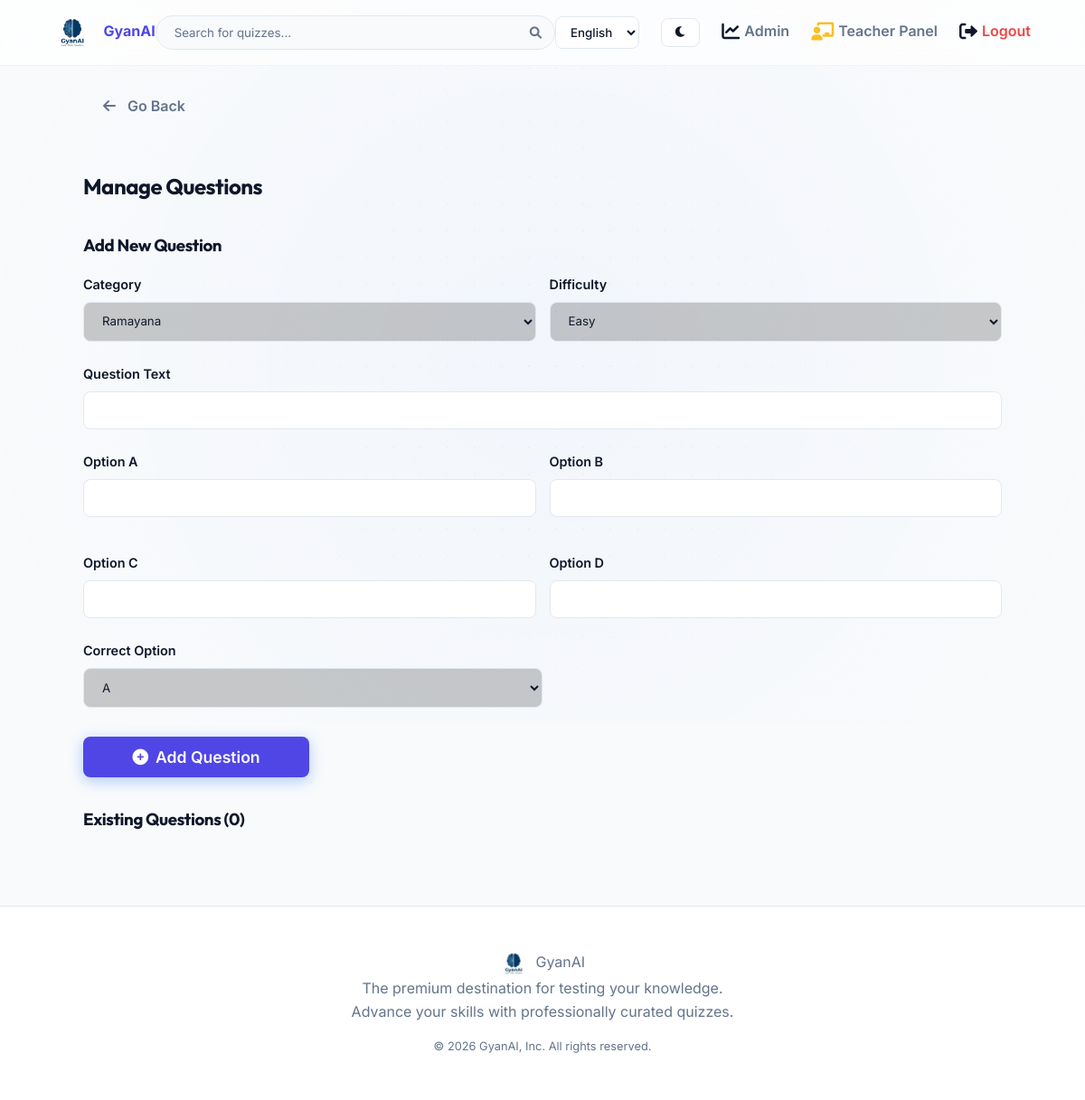
Page /admin/questions?category_id=822 (signed in) on the earlier database version.
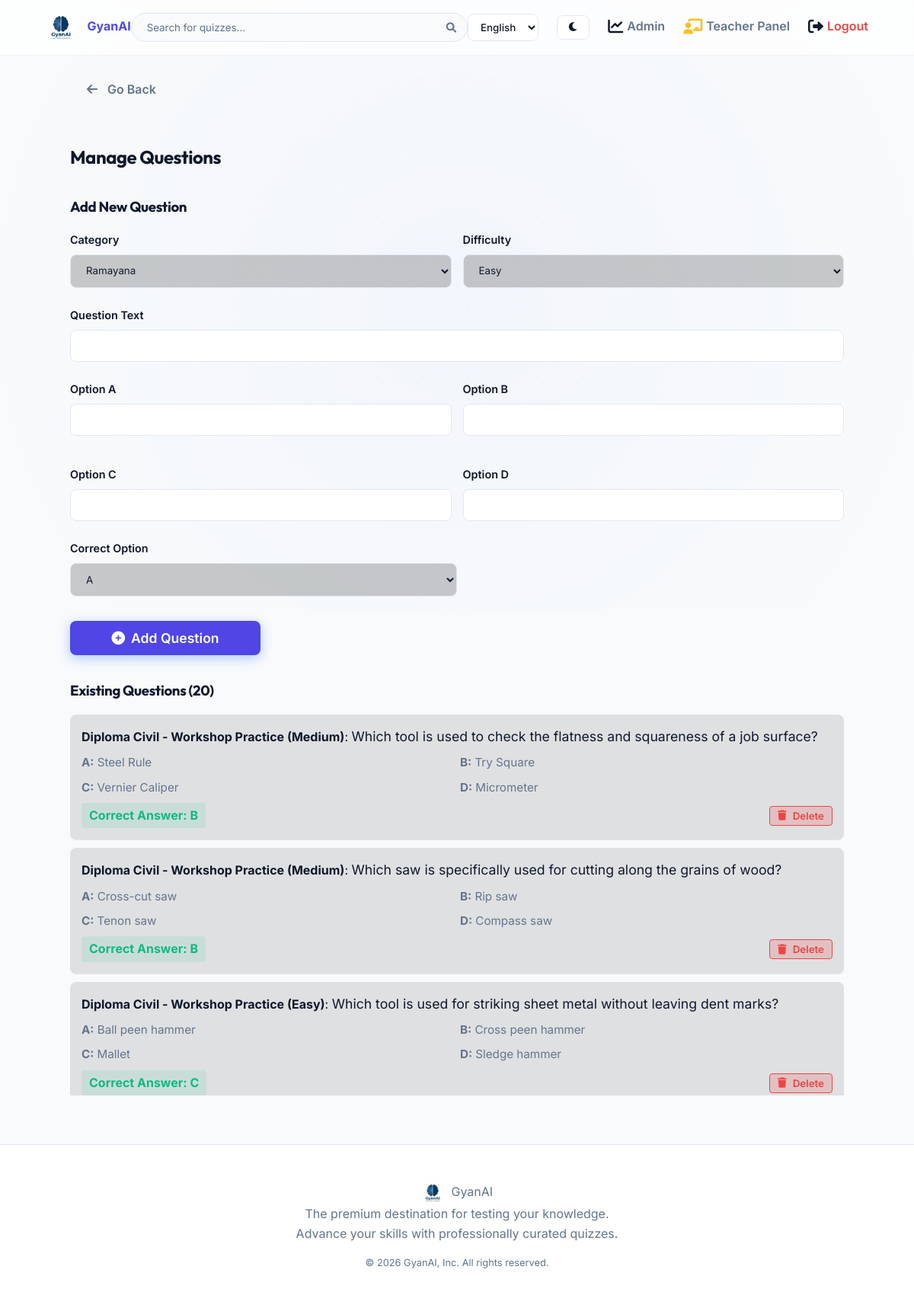
Same page on the later database version.
### qgame/models.py (models this page shows)
class Category(db.Model):
    id = db.Column(db.Integer, primary_key=True)
    name = db.Column(db.String(100), unique=True, nullable=False)
    description = db.Column(db.Text, nullable=True)
    education_level = db.Column(db.String(50), nullable=True, index=True)
    board = db.Column(db.String(50), nullable=True, index=True)
    standard = db.Column(db.String(50), nullable=True, index=True)
    course = db.Column(db.String(50), nullable=True, index=True)
    image_filename = db.Column(db.String(255), nullable=True)
    questions = db.relationship('Question', backref='category', lazy=True, cascade="all, delete-orphan")
    attempts = db.relationship('QuizAttempt', backref='category', lazy=True, cascade="all, delete-orphan")

### qgame/app.py (the view, shortened to what this page needs)
@app.route('/admin/questions', methods=['GET', 'POST'])
@login_required
def admin_questions():
    if current_user.role != 'admin':
        return redirect(url_for('user_dashboard'))
    category_id = request.args.get('category_id')
    if category_id:
        questions = Question.query.filter_by(category_id=category_id).all()
    else:
        questions = Question.query.all()
    categories = Category.query.all()
    return render_template('admin/questions.html', questions=questions, categories=categories)

### qgame/app.py (called while the page is built)
def get_locale():
    if current_user and current_user.is_authenticated:
        return current_user.language or 'en'
    return session.get('lang', request.accept_languages.best_match(app.config['BABEL_SUPPORTED_LOCALES']) or 'en')

@login_manager.user_loader
def load_user(user_id):
    return User.query.get(int(user_id))

### qgame/templates/admin/questions.html (shortened to what the changed rows need)
{% extends 'base.html' %}
{% block content %}
<div style="padding: 2rem;">
    <h2>Manage Questions</h2>
    <div class="glass-panel">
        <h3>Existing Questions ({{ questions|length }})</h3>
        <div style="margin-top: 1rem; max-height: 500px; overflow-y: auto;">
            {% for q in questions %}
                <div style="padding: 15px; border-bottom: 1px solid var(--border); background: rgba(0,0,0,0.1); border-radius: 8px; margin-bottom: 10px;">
                    <div style="margin-bottom: 8px;">
                        <strong>{{ q.category.name }} ({{ q.difficulty }})</strong>: <span style="font-size: 1.1rem;">{{ q.text }}</span>
                    </div>
                    <div style="display: grid; grid-template-columns: 1fr 1fr; gap: 8px; font-size: 0.95rem; color: var(--text-secondary); margin-bottom: 8px;">
                        <div><strong>A:</strong> {{ q.option_a }}</div>
                        <div><strong>B:</strong> {{ q.option_b }}</div>
                        <div><strong>C:</strong> {{ q.option_c }}</div>
                        <div><strong>D:</strong> {{ q.option_d }}</div>
                    </div>
                    <div style="display: flex; justify-content: space-between; align-items: center;">
                        <span style="color: var(--success); font-weight: bold; background: rgba(16, 185, 129, 0.1); padding: 4px 10px; border-radius: 4px;">Correct Answer: {{ q.correct_option }}</span>
                        <form action="{{ url_for('delete_question', question_id=q.id) }}" method="POST" onsubmit="return confirm('Are you sure you want to delete this question?');">
                            <button type="submit" class="btn btn-sm btn-danger" style="background: rgba(239, 68, 68, 0.2); border: 1px solid var(--danger); color: var(--danger); padding: 4px 10px; border-radius: 4px; cursor: pointer;">
                                <i class="fas fa-trash"></i> Delete
                            </button>
                        </form>
                    </div>
                </div>
            {% endfor %}
        </div>
    </div>
</div>
{% endblock %}

Differences in the rows shown:
added Category: category.name "Diploma Civil - Workshop Practice" "Diploma Civil - Workshop Practice" "Diploma Civil - Workshop Practice"
Other differences:
{{ questions|length }}: "0" → "20"
new list line: "( Medium ) : Which tool is used to check the flatness and squareness of a job surface? A: Steel Rule B: Try Square C: Vernier Caliper D: Micrometer Correct Answer: B Delete"
new list line: "( Medium ) : Which saw is specifically used for cutting along the grains of wood? A: Cross-cut saw B: Rip saw C: Tenon saw D: Compass saw Correct Answer: B Delete"
new list line: "( Easy ) : Which tool is used for striking sheet metal without leaving dent marks? A: Ball peen hammer B: Cross peen hammer C: Mallet D: Sledge hammer Correct Answer: C Delete"
